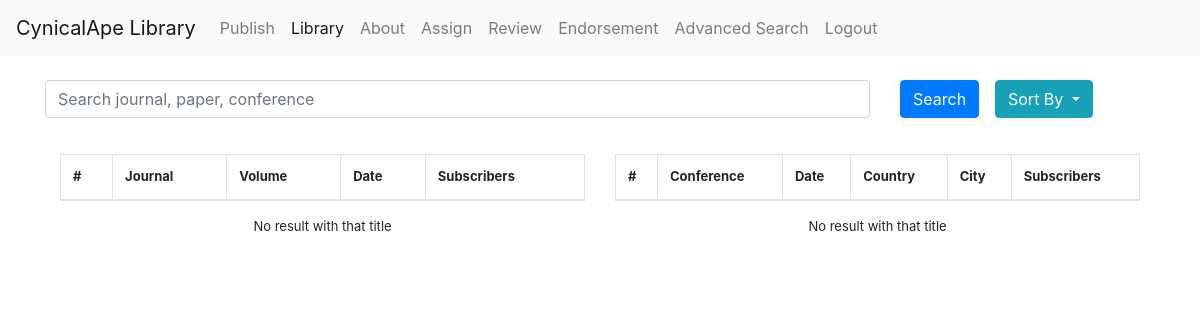
/code/library.php, run on an earlier commit of the app's database.
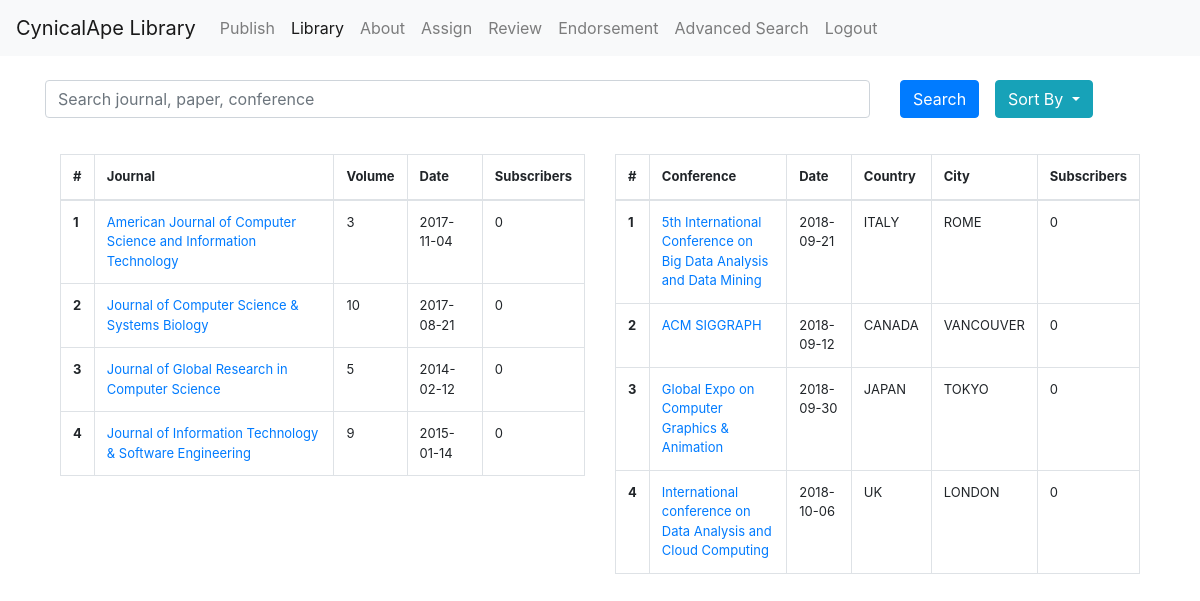
And on a later commit of the database.
### tables this page shows
CREATE TABLE journals (
	journalID INT UNSIGNED NOT NULL,
	volume INT,
	journalDate DATE NOT NULL,
	subscriber_count INT DEFAULT 0,
	PRIMARY KEY (journalID, journalDate),
	FOREIGN KEY(journalID)
		REFERENCES organizations(ID)
		ON DELETE CASCADE
);

CREATE TABLE organizations (
	ID INT UNSIGNED AUTO_INCREMENT PRIMARY KEY,
	title VARCHAR(120) NOT NULL,
	creation_date TIMESTAMP DEFAULT CURRENT_TIMESTAMP
);

CREATE TABLE conferences(
	conferenceID INT UNSIGNED NOT NULL,
	conferenceDate DATE NOT NULL UNIQUE,
	subscriber_count INT DEFAULT 0,
	country VARCHAR(50) NOT NULL,
	city_name VARCHAR(50) NOT NULL,
	weblink VARCHAR(100),
	PRIMARY KEY (conferenceID, conferenceDate),
	FOREIGN KEY (conferenceID)
		REFERENCES organizations(ID)
		ON DELETE CASCADE
);

### code/conferencesearchresult.php (the view, shortened to what this page needs)
<?php
include 'connection.php';
$orderbykey = "title";
$whereclaus = "";
$sql = "SELECT title, conferenceDate, country, city_name, subscriber_count
            FROM conferences JOIN organizations ON ID = conferenceID
            $whereclaus
            ORDER BY $orderbykey;";
$result = $conn->query($sql);
echo "<table class = 'table table-bordered table-hover'>";
echo "<thead>";
echo "<tr>";
echo "<th scope='col'>#</th>";
echo "<th scope='col'>Conference</th>";
echo "<th scope='col'>Date</th>";
echo "<th scope='col'>Country</th>";
echo "<th scope='col'>City</th>";
echo "<th scope='col'>Subscribers</th>";
echo "</tr>";
echo "</thead>";
echo "<tbody>";
if ($result->num_rows > 0) {
    $rowcount = 0;
    while($row = $result->fetch_assoc()) {
        $title = $row['title'];
        $conferenceDate= $row['conferenceDate'];
        $country = $row['country'];
        $city_name = $row['city_name'];
        $subscriber_count = $row['subscriber_count'];
        $rowcount = $rowcount + 1;
        echo "<tr>";
        echo "<th scope='row'>$rowcount</th>";
        echo "<td><a href='infopage.php?info=$title'>$title</a></td>";
        echo "<td> $conferenceDate</td>";
        echo "<td> $country </td>";
        echo "<td> $city_name </td>";
        echo "<td> $subscriber_count </td>";
        echo "</tr>";
    }
    echo "</tbody>";
    echo "</table>";
} else {
    echo "</tbody>";
    echo "</table>";
    echo "<p align='center'> No result with that title </p>";
}
?>

### code/library.php (shortened to what this page needs)
<!DOCTYPE html>
<html>
<head>
        <link rel="stylesheet" href="https://maxcdn.bootstrapcdn.com/bootstrap/4.0.0/css/bootstrap.min.css">
        <link rel="stylesheet" type="text/css" href="random.css">
</head>
<body>
        <nav class="navbar navbar-expand-lg navbar-light bg-light">
                <a class="navbar-brand" href="about.php">CynicalApe Library</a>
                <div class="collapse navbar-collapse" id="navbarNavDropdown">
                        <u2 class="navbar-nav">
                                <li class="nav-item">
                                        <a class="nav-link" href="publish.php">Publish</a>
                                </li>
								<li class="nav-item active">
                                        <a class="nav-link" href="library.php">Library</a>
                                </li>
                                <li class="nav-item">
                                        <a class="nav-link" href="about.php">About</a>
                                </li>
                                <li class="nav-item">
                                        <a class="nav-link" href="assign.php">Assign</a>
                                </li>
                                  <li class="nav-item">
                                        <a class="nav-link" href="review.php">Review</a>
                                </li>
                                 <li class="nav-item">
                                        <a class="nav-link" href="endorsement.php">Endorsement</a>
                                </li>
                                <li class="nav-item">
                                        <a class="nav-link" href="advancedSearchPageConf.php">Advanced Search</a>
                                </li>
								<li class="nav-item">
                                        <a class="nav-link" href="logout.php">Logout</a>
                                </li>
                        </u2>
                </div>
        </nav>
        <br>
        <div class="container">
            <form action="library.php" method="post">
            <div class="row">
                        <div class="col-sm-9">
                                <input class="form-control" id="searchbar" type="text" placeholder="Search journal, paper, conference">
                        </div>
                        <div class="col-sm-1">
                                <button type="reset" class="btn btn-primary" onclick="searchfunk()">Search</button>
                        </div>
                        <div class="col-sm-2">
                                <div class="btn-group">
                                        <button type="button" class="btn btn-info dropdown-toggle" data-toggle="dropdown" aria-haspopup="true" aria-expanded="false">
                                                Sort By
                                        </button>
                                </div>
                        </div>
                </div>
            </form>
        </div>
                <br>
        <div class="my-table">
                        <div class="row">
                                <div class="col-xl-6 col-lg-12">
                                        <div class="table-responsive">
                                            <?php
                                            include 'journalsearchresult.php';?>
                                        </div>
                                </div>
                            <div class="col-xl-6 col-lg-12">
                                <div class="table-responsive">
                                    <?php
                                    include 'conferencesearchresult.php';?>
                                </div>
                            </div>
                        </div>
        </div>
        </body>
        </html>

### code/journalsearchresult.php (shortened to what this page needs)
<?php
    include 'connection.php';
$orderbykey = "title";
$whereclaus = "";
$sql = "SELECT title, volume, journalDate, subscriber_count
            FROM journals JOIN organizations ON ID = journalID
            $whereclaus
            ORDER BY $orderbykey;";
	$result = $conn->query($sql);
echo "<table class = 'table table-bordered table-hover'>";
echo "<thead>";
echo "<tr>";
echo "<th scope='col'>#</th>";
echo "<th scope='col'>Journal</th>";
echo "<th scope='col'>Volume</th>";
echo "<th scope='col'>Date</th>";
echo "<th scope='col'>Subscribers</th>";
echo "</tr>";
echo "</thead>";
echo "<tbody>";
	if ($result->num_rows > 0) {
		$rowcount = 0;
		while($row = $result->fetch_assoc()) {
		    $title = $row['title'];
		    $volume = $row['volume'];
		    $journalDate = $row['journalDate'];
		    $subsCount = $row['subscriber_count'];
			$rowcount = $rowcount + 1;
			echo "<tr>";
			echo "<th scope='row'>$rowcount</th>";
			echo "<td><a href='infopage.php?info=$title'>$title</a></td>";
			echo "<td> $volume</td>";
			echo "<td> $journalDate </td>";
			echo "<td> $subsCount </td>";
			echo "</tr>";
		}
        echo "</tbody>";
        echo "</table>";
	} else {
        echo "</tbody>";
        echo "</table>";
        echo "<p align='center'> No result with that title </p>";
	}
?>

### code/random.css (style rules this page uses)
.my-table { font-size: small; margin-top: 1%; margin-right: 5%; margin-left: 5%; }

What changed in the data, as far as the page shows it:
added journals: journalID.title "American Journal of Computer Science and Information Technology", volume "3", journalDate "2017-11-04", subscriber_count "0"
added journals: journalID.title "Journal of Computer Science & Systems Biology", volume "10", journalDate "2017-08-21", subscriber_count "0"
added journals: journalID.title "Journal of Global Research in Computer Science", volume "5", journalDate "2014-02-12", subscriber_count "0"
added journals: journalID.title "Journal of Information Technology & Software Engineering", volume "9", journalDate "2015-01-14", subscriber_count "0"
added conferences: conferenceID.title "5th International Conference on Big Data Analysis and Data Mining", conferenceDate "2018-09-21", country "ITALY", city_name "ROME", subscriber_count "0"
added conferences: conferenceID.title "ACM SIGGRAPH", conferenceDate "2018-09-12", country "CANADA", city_name "VANCOUVER", subscriber_count "0"
added conferences: conferenceID.title "Global Expo on Computer Graphics & Animation", conferenceDate "2018-09-30", country "JAPAN", city_name "TOKYO", subscriber_count "0"
added conferences: conferenceID.title "International conference on Data Analysis and Cloud Computing", conferenceDate "2018-10-06", country "UK", city_name "LONDON", subscriber_count "0"
Also different on the page:
text no longer shown: "No result with that title No result with that title"
